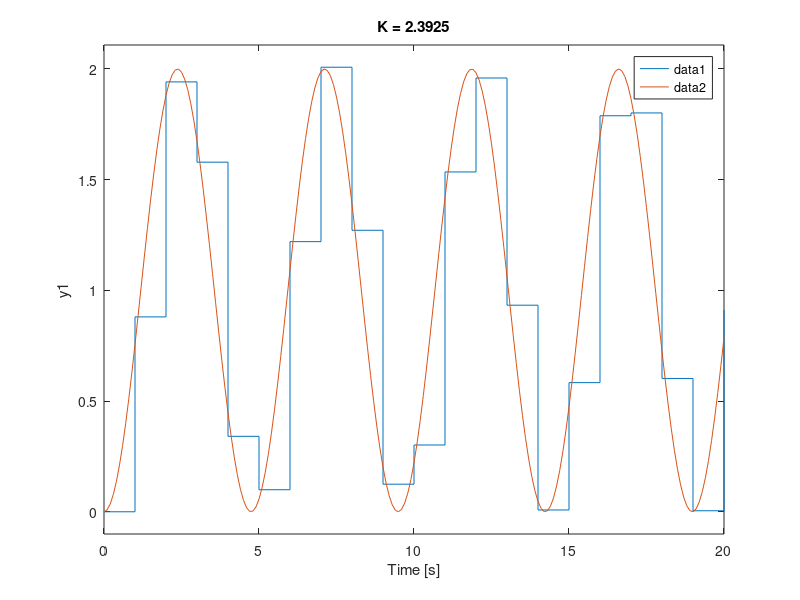
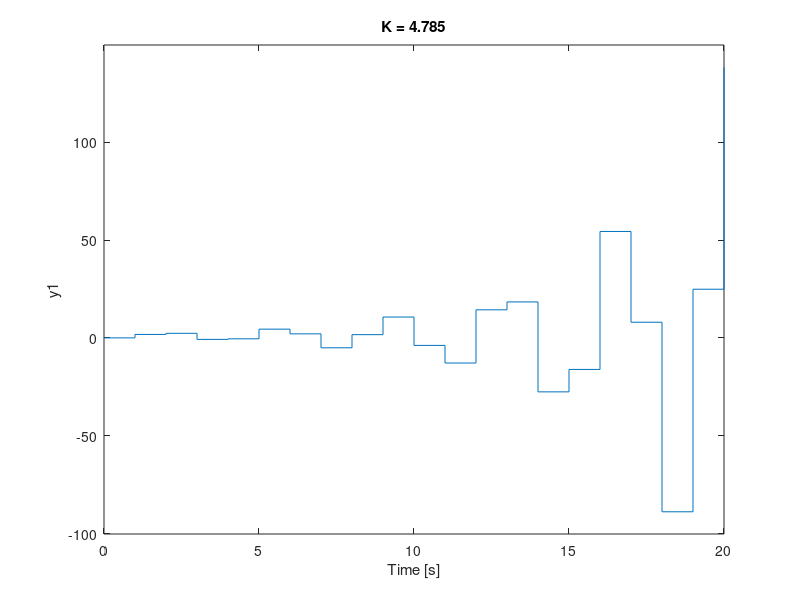
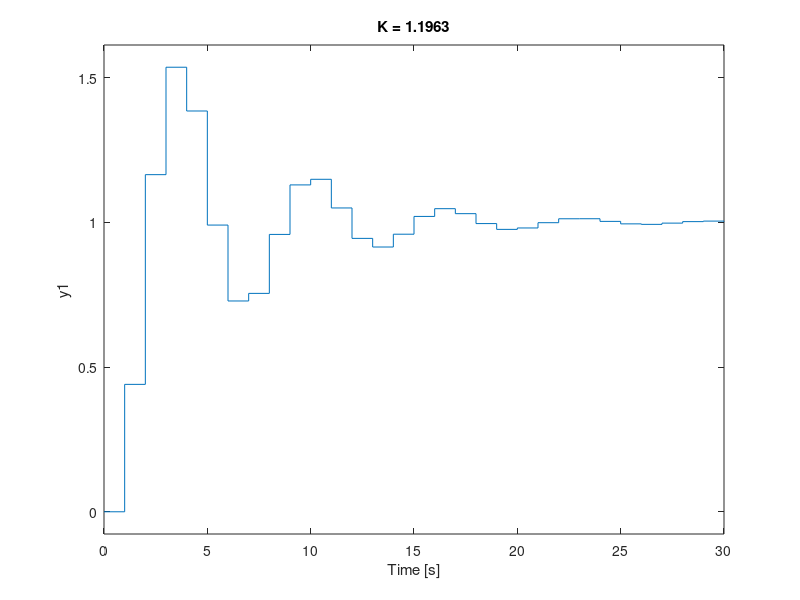

MATLAB code for these plots, in order:
%% EXSIM1 - Digital Control Experiment
% @author Rafael Lima

function K = exsim()
    Gc1 = exsim1_oscilation()
    Gc2 = exsim1_instable()
    Gc3 = exsim1_stable()
end

function Gc = exsim1_closedloop(K)
%% Discrete Transfer Function definition

    if nargin < 1
        K = 1
    end

    Ts = 1
    a1 = 0.3679
    a0 = 0.2642
    b1 = 1
    Gnum = [a1 a0]*K
    Gden = conv([1 -b1],[1 -a1])
    G = tf(Gnum,Gden,Ts)
    Gc = feedback(G)
end

function fig = plot_step(Gc,K)
%% PLOT_STEP Plot Step response for a given TF
    fig = figure();
    step(Gc);
    grid off;
    title(["K = ", num2str(K)])
end

function Gc = exsim1_oscilation()
%% Oscilation
    Ts = 1
    a1 = 0.3679
    a0 = 0.2642
    b1 = 1
    K = (1 - a1*b1)/a0 % Expression from Juri Stability Criteria Result
    Gnum = [a1 a0]*K
    Gden = conv([1 -b1],[1 -a1])
    G = tf(Gnum,Gden,Ts)
    Gc = feedback(G)
    z = pole(Gc)
    w = arg(z)
    phase = angle(z)

    % Plot Figure
    fig = figure();
    t = 0:0.1:20
    step(Gc,t);
    grid off;
    title(["K = ", num2str(K)])

    hold on;
    y = 1+cos(w(1)*t+pi)
    plot(t,y)
    hold off;
    legend()

    % Get path from current file
    file_path = fileparts(mfilename('fullpath'))
    print(fig, [file_path,"/../tex/img/exsim1-plot-oscilation.png"],"-dpng")
end


function Gc = exsim1_instable()
%% Instable
    Ts = 1
    a1 = 0.3679
    a0 = 0.2642
    b1 = 1
    K = 2*(1 - a1*b1)/a0
    Gnum = [a1 a0]*K
    Gden = conv([1 -b1],[1 -a1])
    G = tf(Gnum,Gden,Ts)
    Gc = feedback(G)

    % Plot Figure
    fig = figure();
    t = 0:0.1:20
    step(Gc,t);
    grid off;
    title(["K = ", num2str(K)])

    % Get path from current file
    file_path = fileparts(mfilename('fullpath'))
    print(fig, [file_path,"/../tex/img/exsim1-plot-instable.png"],"-dpng")
end

function Gc = exsim1_stable()
%% Stable
    Ts = 1
    a1 = 0.3679
    a0 = 0.2642
    b1 = 1
    K = 0.5*(1 - a1*b1)/a0
    Gnum = [a1 a0]*K
    Gden = conv([1 -b1],[1 -a1])
    G = tf(Gnum,Gden,Ts)
    Gc = feedback(G)

    % Plot Figure
    fig = figure();
    step(Gc);
    grid off;
    title(["K = ", num2str(K)])

    % Get path from current file
    file_path = fileparts(mfilename('fullpath'))
    print(fig, [file_path,"/../tex/img/exsim1-plot-stable.png"],"-dpng")
end

%% Symbolic Representation
%syms z
%sGnum = poly2sym(Gnum,z)
%sGden = poly2sym(Gden,z)
%sG = sGnum/sGden

%% Juri Stability Method

% Check if $Q(1) > 0$
%syms K
%sQ = sGden+K*sGnum
%R1 = subs(sQ,z,1)

% Check if $((-1)^n)*Q(-1) > 0$
%n = size(Gden,2)
%R2 = ((-1)^(n-1))*subs(sQ,z,-1)

% Check if 
%R3 = Gden(1) < Gden(n)

%n = size(Gden,2)
%k = 1
%a = Gden
%mb = [[a(1) a(n-k)];[a(n) a(k)]]

